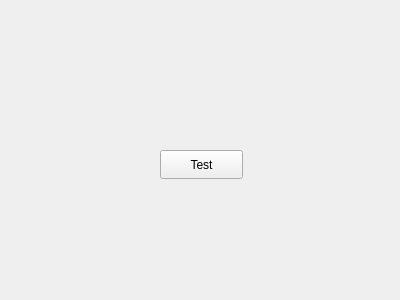
<?xml version="1.0" encoding="UTF-8"?>
<ui version="4.0">
 <class>FormPage0</class>
 <widget class="QWidget" name="FormPage0">
  <property name="geometry">
   <rect>
    <x>0</x>
    <y>0</y>
    <width>400</width>
    <height>300</height>
   </rect>
  </property>
  <property name="windowTitle">
   <string>Form</string>
  </property>
  <widget class="QPushButton" name="pushButton">
   <property name="geometry">
    <rect>
     <x>160</x>
     <y>150</y>
     <width>83</width>
     <height>29</height>
    </rect>
   </property>
   <property name="text">
    <string>Test</string>
   </property>
  </widget>
 </widget>
 <resources/>
 <connections/>
</ui>
